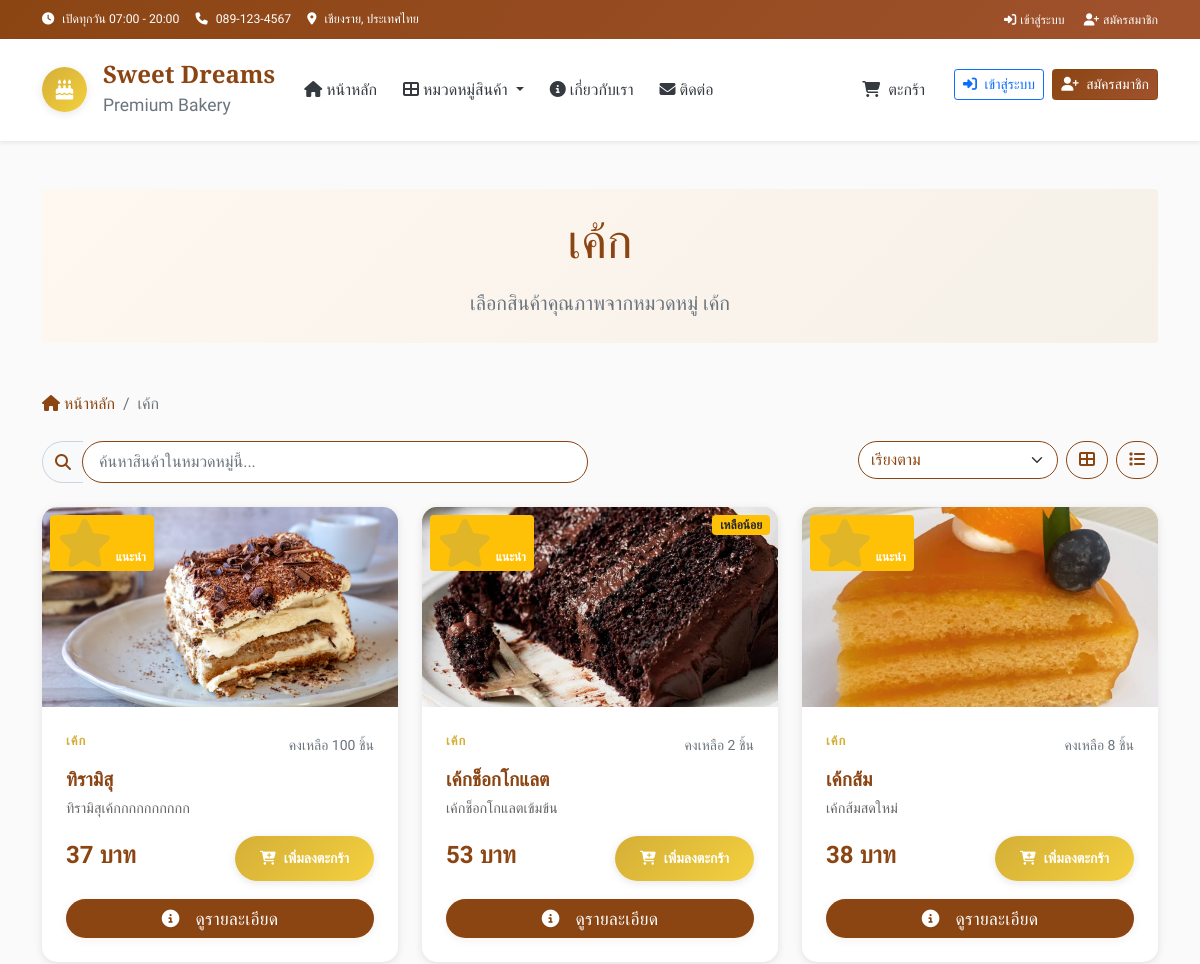
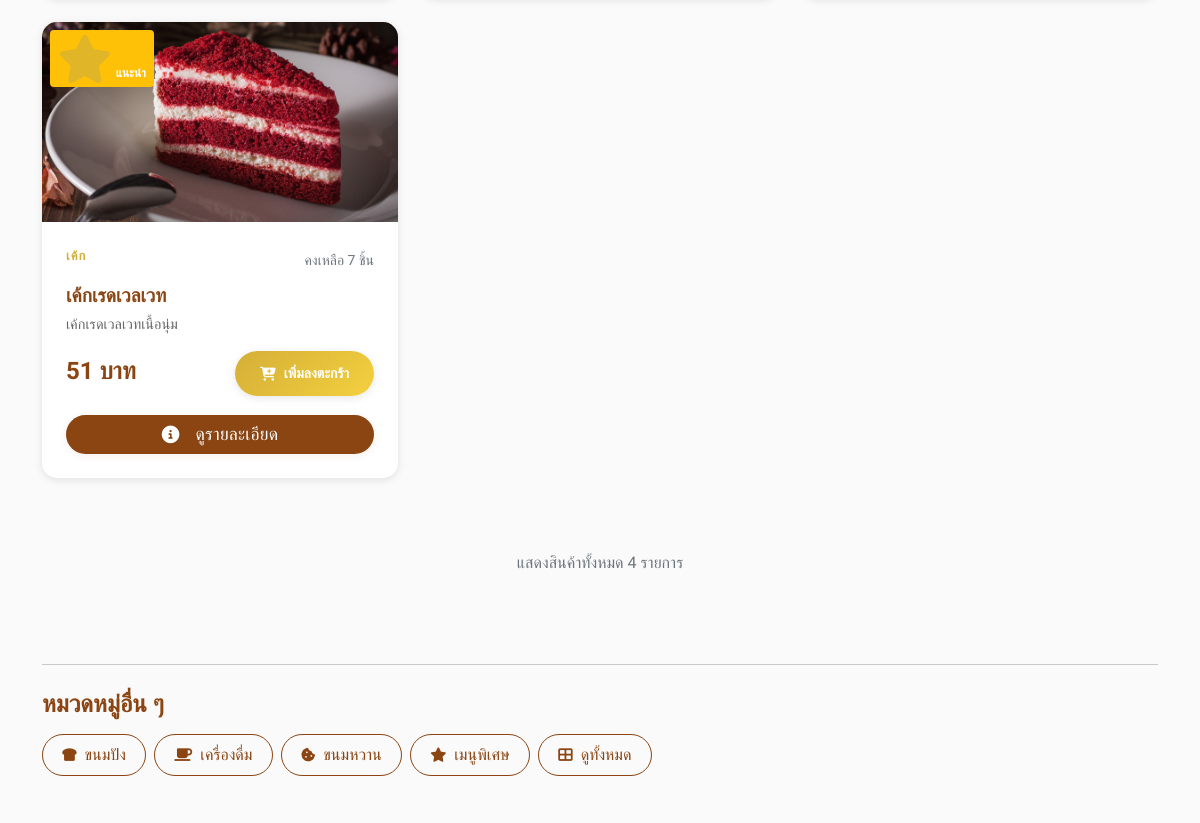
Before: /category/1 (upper part) with the older database file (2 pictures, top to bottom).
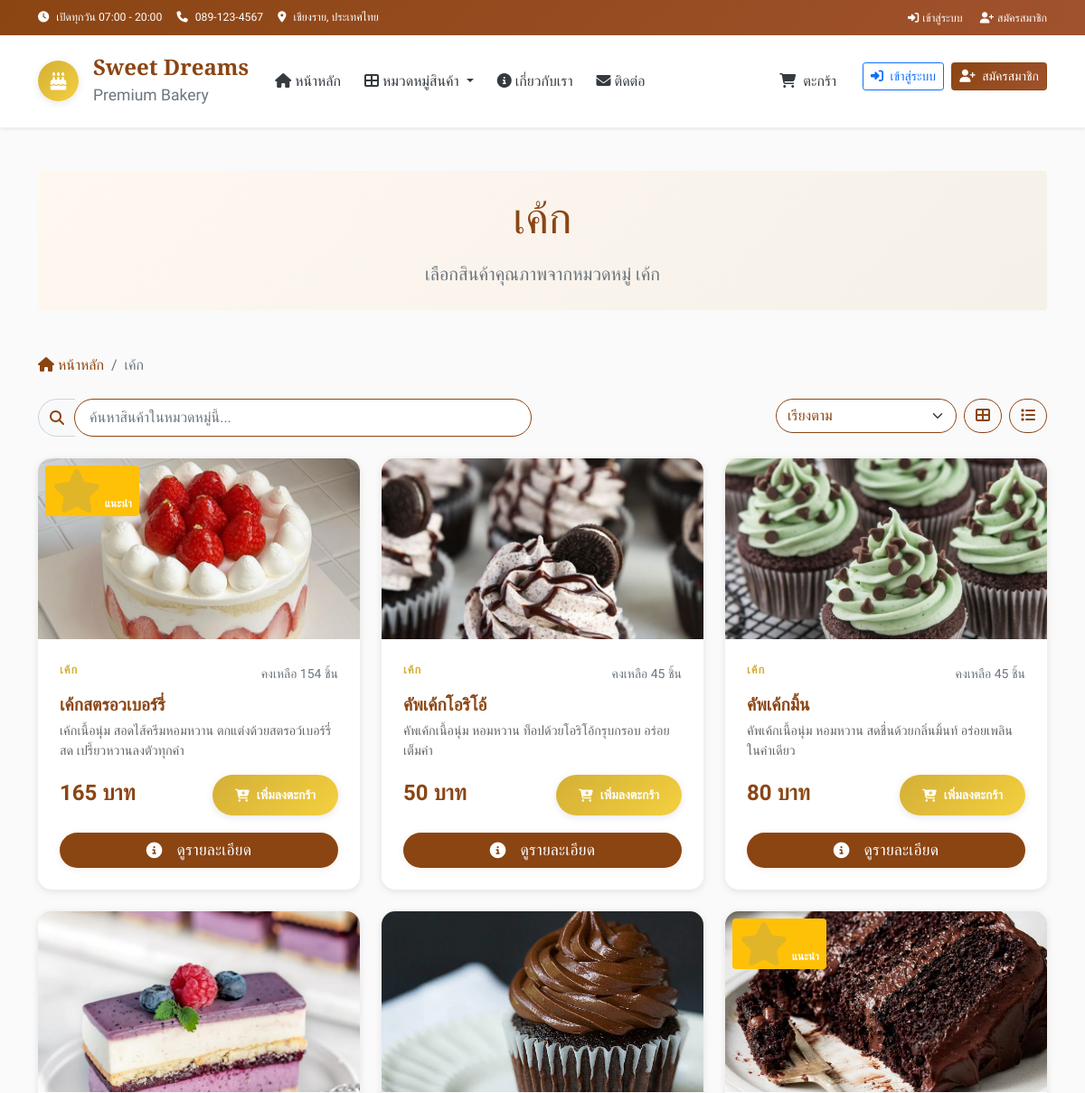
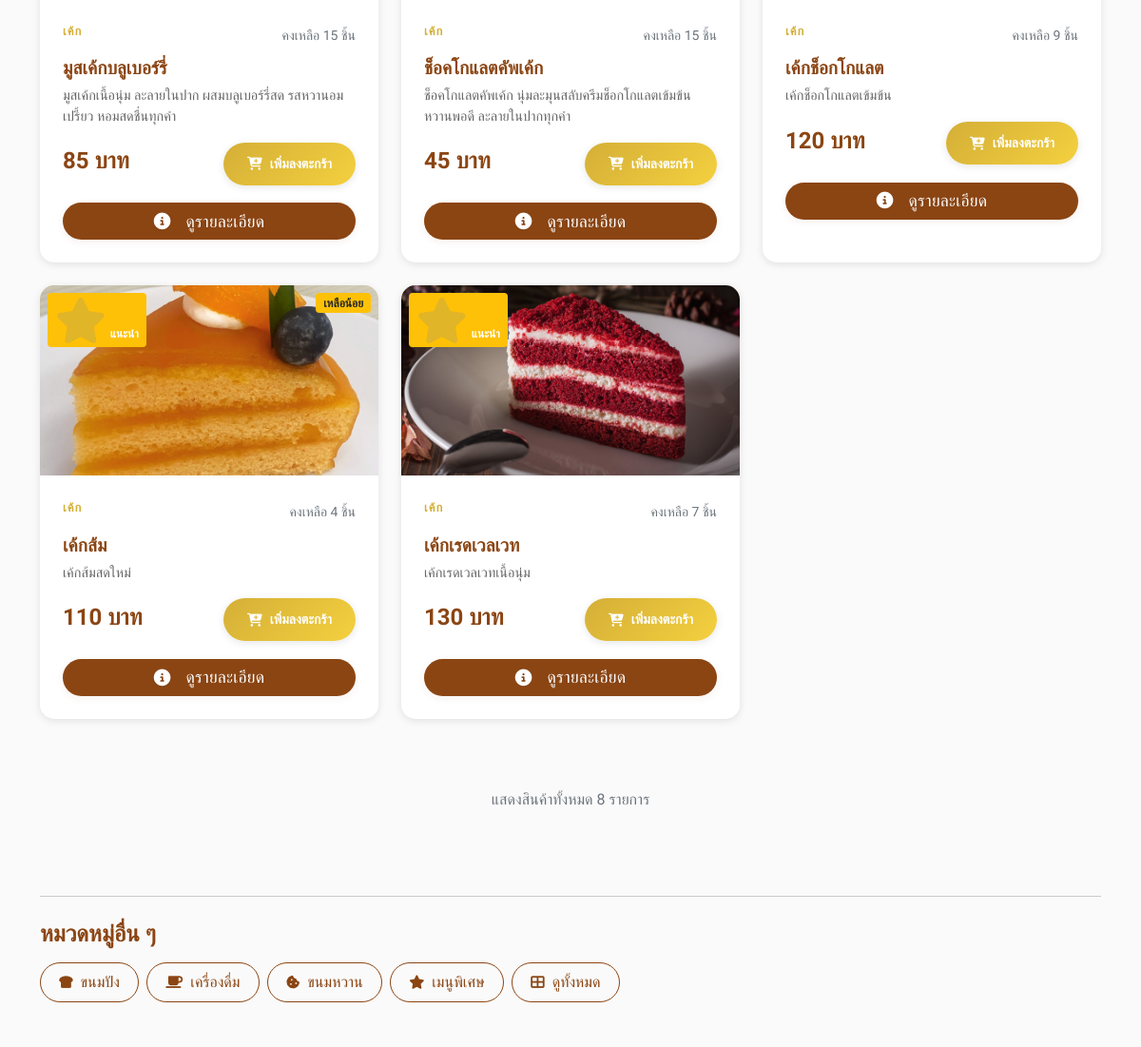
After: the same page with the newer database file (2 pictures, top to bottom).
### tables this page shows
CREATE TABLE categories (
        id INTEGER PRIMARY KEY AUTOINCREMENT,
        name TEXT UNIQUE NOT NULL,
        name_en TEXT,
        icon TEXT,
        description TEXT,
        display_order INTEGER DEFAULT 0
    );

CREATE TABLE products (
        id INTEGER PRIMARY KEY AUTOINCREMENT,
        name TEXT NOT NULL,
        name_en TEXT,
        description TEXT,
        price DECIMAL(10,2) NOT NULL,
        image TEXT,
        category_id INTEGER,
        is_available BOOLEAN DEFAULT 1,
        is_featured BOOLEAN DEFAULT 0,
        stock_quantity INTEGER DEFAULT 0,
        created_at TIMESTAMP DEFAULT CURRENT_TIMESTAMP,
        FOREIGN KEY (category_id) REFERENCES categories (id)
    );

### app.py (the view)
@app.route('/category/<int:category_id>')
def category_by_id(category_id):
    categories = get_categories()
    products = get_products_by_category(category_id)
    category_name = None
    for cat in categories:
        if cat['id'] == category_id:
            category_name = cat['name']
            break
    if not category_name:
        flash('ไม่พบหมวดหมู่ที่ต้องการ')
        return redirect(url_for('index'))
    return render_template('category.html',
                         products=products,
                         category_name=category_name)

### templates/category.html (shortened to what this page needs)
{% extends "layout.html" %}
{% block content %}
<div class="container py-5">
    <div class="row mb-5">
        <div class="col-12">
            <div class="bg-gradient-light rounded p-4 text-center">
                <h1 class="display-5 mb-3">{{ category_name }}</h1>
                <p class="lead text-muted mb-0">เลือกสินค้าคุณภาพจากหมวดหมู่ {{ category_name }}</p>
            </div>
        </div>
    </div>
    <nav aria-label="breadcrumb" class="mb-4">
        <ol class="breadcrumb">
            <li class="breadcrumb-item">
                <a href="{{ url_for('index') }}" class="text-decoration-none">
                    <i class="fas fa-home me-1"></i>หน้าหลัก
                </a>
            </li>
            <li class="breadcrumb-item active">{{ category_name }}</li>
        </ol>
    </nav>
    <div class="row mb-4">
        <div class="col-lg-6">
            <div class="input-group">
                <span class="input-group-text">
                    <i class="fas fa-search"></i>
                </span>
                <input type="text" class="form-control" id="search-products"
                       placeholder="ค้นหาสินค้าในหมวดหมู่นี้...">
            </div>
        </div>
        <div class="col-lg-6 mt-3 mt-lg-0">
            <div class="d-flex gap-2 justify-content-lg-end">
                <select class="form-select" id="sort-products" style="max-width: 200px;">
                    <option value="default">เรียงตาม</option>
                </select>
                <button class="btn btn-outline-primary" id="view-grid" title="มุมมองตาราง">
                    <i class="fas fa-th-large"></i>
                </button>
                <button class="btn btn-outline-primary" id="view-list" title="มุมมองรายการ">
                    <i class="fas fa-list"></i>
                </button>
            </div>
        </div>
    </div>
    {% if products %}
        <div class="row" id="products-container">
            {% for product in products %}
            <div class="col-lg-4 col-md-6 mb-4 product-item"
                 data-name="{{ product.name }}"
                 data-price="{{ product.price }}">
                <div class="product-card h-100">
                    <div class="product-image position-relative">
                        {% if product.image %}
                            <img src="{{ url_for('static', filename='images/products/' + product.image) }}"
                                 alt="{{ product.name }}"
                                 class="img-fluid"
                                 loading="lazy">
                        {% else %}
                            <i class="fas fa-birthday-cake"></i>
                        {% endif %}
                        {% if product.is_featured %}
                            <span class="badge bg-warning position-absolute top-0 start-0 m-2">
                                <i class="fas fa-star me-1"></i>แนะนำ
                            </span>
                        {% endif %}
                        {% if product.stock_quantity <= 5 and product.stock_quantity > 0 %}
                            <span class="badge bg-warning text-dark position-absolute top-0 end-0 m-2">
                                เหลือน้อย
                            </span>
                        {% endif %}
                    </div>
                    <div class="product-body">
                        <div class="d-flex justify-content-between align-items-center mb-2">
                            <div class="product-category">{{ category_name }}</div>
                            {% if product.stock_quantity > 0 %}
                                <small class="text-muted">คงเหลือ {{ product.stock_quantity }} ชิ้น</small>
                            {% else %}
                                <small class="text-danger">สินค้าหมด</small>
                            {% endif %}
                        </div>
                        <h5 class="product-name">{{ product.name }}</h5>
                        {% if product.description %}
                            <p class="product-description">{{ product.description }}</p>
                        {% endif %}
                        <div class="d-flex justify-content-between align-items-baseline">
                            <div class="product-price">{{ "%.0f"|format(product.price) }} บาท</div>
                            {% if product.stock_quantity > 0 %}
                                <button class="btn btn-custom btn-sm add-to-cart"
                                        data-product-id="{{ product.id }}"
                                        data-product-name="{{ product.name }}"
                                        data-product-price="{{ product.price }}">
                                    <i class="fas fa-cart-plus"></i> เพิ่มลงตะกร้า
                                </button>
                            {% else %}
                                <button class="btn btn-secondary btn-sm" disabled>
                                    <i class="fas fa-times"></i> หมด
                                </button>
                            {% endif %}
                        </div>
                        <div class="d-flex justify-content-center mt-2">
                            <a href="{{ url_for('product_detail', product_id=product.id) }}"
                               class="btn btn-detail-view">
                                <i class="fas fa-info-circle me-2"></i>
                                ดูรายละเอียด
                            </a>
                        </div>
                    </div>
                </div>
            </div>
            {% endfor %}
        </div>
        <div class="row mt-5">
            <div class="col-12 text-center">
                <p class="text-muted">แสดงสินค้าทั้งหมด {{ products|length }} รายการ</p>
            </div>
        </div>
    {% endif %}
    <div class="row mt-5">
        <div class="col-12">
            <hr class="my-4">
            <h4 class="mb-3">หมวดหมู่อื่น ๆ</h4>
            <div class="d-flex flex-wrap gap-2">
                {% for category in categories %}
                    {% if category.name != category_name %}
                    <a href="{{ url_for('category_by_id', category_id=category.id) }}"
                       class="btn btn-outline-primary">
                        <i class="{{ category.icon }} me-1"></i>
                        {{ category.name }}
                    </a>
                    {% endif %}
                {% endfor %}
                <a href="{{ url_for('index') }}#products" class="btn btn-outline-secondary">
                    <i class="fas fa-th-large me-1"></i>
                    ดูทั้งหมด
                </a>
            </div>
        </div>
    </div>
</div>
{% endblock %}

### templates/layout.html (shortened to what this page needs)
<!DOCTYPE html>
<html lang="th" data-bs-theme="light">
<head>
    <link href="https://cdn.jsdelivr.net/npm/bootstrap@5.0.2/dist/css/bootstrap.min.css" rel="stylesheet">
    <link rel="stylesheet" href="https://cdnjs.cloudflare.com/ajax/libs/font-awesome/6.4.0/css/all.min.css">
    <link rel="stylesheet" href="{{ url_for('static', filename='css/main.css') }}">
</head>
<body>
    <header>
        <div class="top-bar bg-primary text-white py-2">
            <div class="container">
                <div class="row align-items-center">
                    <div class="col-md-8">
                        <small class="d-flex align-items-center flex-wrap gap-3">
                            <span><i class="fas fa-clock me-2"></i>เปิดทุกวัน 07:00 - 20:00</span>
                            <span><i class="fas fa-phone me-2"></i>089-123-4567</span>
                            <span><i class="fas fa-map-marker-alt me-2"></i>เชียงราย, ประเทศไทย</span>
                        </small>
                    </div>
                    <div class="col-md-4 text-end">
                        {% if session.get('user_id') %}
                            <small>
                                <i class="fas fa-user me-2"></i>
                                สวัสดี, {{ session.get('full_name') or session.get('username') }}
                            </small>
                        {% else %}
                            <small>
                                <a href="{{ url_for('login') }}" class="text-white text-decoration-none me-3">
                                    <i class="fas fa-sign-in-alt me-1"></i>เข้าสู่ระบบ
                                </a>
                                <a href="{{ url_for('register') }}" class="text-white text-decoration-none">
                                    <i class="fas fa-user-plus me-1"></i>สมัครสมาชิก
                                </a>
                            </small>
                        {% endif %}
                    </div>
                </div>
            </div>
        </div>
    </header>
    <nav class="navbar navbar-expand-lg navbar-light bg-white shadow-sm sticky-top" aria-label="Main navigation">
        <div class="container">
            <a class="navbar-brand d-flex align-items-center" href="{{ url_for('index') }}">
                <div class="logo-container me-3">
                    <div class="logo-circle">
                        <i class="fas fa-birthday-cake" aria-hidden="true"></i>
                    </div>
                </div>
                <div class="brand-info d-none d-md-block">
                    <h4 class="mb-0 brand-name">Sweet Dreams</h4>
                    <small class="text-muted">Premium Bakery</small>
                </div>
            </a>
            <div class="collapse navbar-collapse" id="navbarNav">
                <ul class="navbar-nav me-auto mb-2 mb-lg-0">
                    <li class="nav-item">
                        <a class="nav-link fw-500 {% if request.endpoint == 'index' %}active{% endif %}" href="{{ url_for('index') }}">
                            <i class="fas fa-home me-1"></i>หน้าหลัก
                        </a>
                    </li>
                    <li class="nav-item dropdown">
                        <a class="nav-link dropdown-toggle fw-500" href="#" role="button" data-bs-toggle="dropdown" aria-expanded="false">
                            <i class="fas fa-th-large me-1"></i>หมวดหมู่สินค้า
                        </a>
                    </li>
                    <li class="nav-item">
                        <a class="nav-link fw-500" href="{{ url_for('index') }}#about">
                            <i class="fas fa-info-circle me-1"></i>เกี่ยวกับเรา
                        </a>
                    </li>
                    <li class="nav-item">
                        <a class="nav-link fw-500" href="{{ url_for('index') }}#contact">
                            <i class="fas fa-envelope me-1"></i>ติดต่อ
                        </a>
                    </li>
                </ul>
                <ul class="navbar-nav ms-auto">
                    <li class="nav-item me-3">
                        <a class="nav-link position-relative fw-500 cart-link" href="{{ url_for('cart') }}">
                            <i class="fas fa-shopping-cart me-1"></i>
                            <span class="d-none d-lg-inline">ตะกร้า</span>
                        </a>
                    </li>
                    {% if session.get('user_id') %}
                        <li class="nav-item dropdown">
                            <a class="nav-link dropdown-toggle fw-500" href="#" role="button" data-bs-toggle="dropdown" aria-expanded="false">
                                <i class="fas fa-user me-1"></i>
                                <span class="d-none d-lg-inline">{{ session.get('full_name') or session.get('username') }}</span>
                            </a>
                            <ul class="dropdown-menu dropdown-menu-end shadow-sm border-0">
                                <li>
                                    <a class="dropdown-item" href="{{ url_for('profile') }}">
                                        <i class="fas fa-user me-2"></i> โปรไฟล์
                                    </a>
                                </li>
                                <li>
                                    <a class="dropdown-item" href="{{ url_for('track_order') }}">
                                        <i class="fas fa-truck me-2"></i>ติดตามคำสั่งซื้อ
                                    </a>
                                </li>
                                <li>
                                    <a class="dropdown-item" href="{{ url_for('order_history') }}">
                                        <i class="fas fa-history me-2"></i> ประวัติการสั่งซื้อ
                                    </a>
                                </li>
                                {% if session.get('role') == 'admin' %}
                                <li><hr class="dropdown-divider"></li>
                                <li>
                                    <a class="dropdown-item text-primary" href="{{ url_for('admin') }}">
                                        <i class="fas fa-cog me-2"></i> จัดการสินค้า
                                    </a>
                                </li>
                                <li>
                                    <a class="dropdown-item text-primary" href="{{ url_for('admin_orders') }}">
                                        <i class="fas fa-shopping-cart me-2"></i> จัดการคำสั่งซื้อ
                                    </a>
                                </li>
                                <li>
                                    <a class="dropdown-item text-primary" href="{{ url_for('admin_payments') }}">
                                        <i class="fas fa-money-check-alt me-2"></i> ตรวจสอบการชำระเงิน
                                    </a>
                                </li>
                                <li>
                                    <a class="dropdown-item text-primary" href="{{ url_for('admin_order_history') }}">
                                        <i class="fas fa-history me-2"></i> ประวัติการสั่งซื้อทั้งหมด
                                    </a>
                                </li>
                                {% endif %}
                                <li><hr class="dropdown-divider"></li>
                                <li>
                                    <a class="dropdown-item text-danger" href="{{ url_for('logout') }}">
                                        <i class="fas fa-sign-out-alt me-2"></i> ออกจากระบบ
                                    </a>
                                </li>
                            </ul>
                        </li>
                    {% else %}
                        <li class="nav-item me-2">
                            <a class="btn btn-outline-primary btn-sm" href="{{ url_for('login') }}">
                                <i class="fas fa-sign-in-alt me-1"></i> เข้าสู่ระบบ
                            </a>
                        </li>
                        <li class="nav-item">
                            <a class="btn btn-primary btn-sm" href="{{ url_for('register') }}">
                                <i class="fas fa-user-plus me-1"></i> สมัครสมาชิก
                            </a>
                        </li>
                    {% endif %}
                </ul>
            </div>
        </div>
    </nav>
    <main>
        {% block content %}{% endblock %}
    </main>
</body>
</html>

Changed rows visible on the page:
removed products: image (picture), is_featured True (drawn), {{ category_name }} "เค้ก", stock_quantity "100", name "ทิรามิสุ", description "ทิรามิสุเค้กกกกกกกกกก", price "37"
removed products: image (picture), is_featured True (drawn), shows "เหลือน้อย", {{ category_name }} "เค้ก", stock_quantity "2", name "เค้กช็อกโกแลต", description "เค้กช็อกโกแลตเข้มข้น", price "53"
removed products: image (picture), is_featured True (drawn), {{ category_name }} "เค้ก", stock_quantity "8", name "เค้กส้ม", description "เค้กส้มสดใหม่", price "38"
added products: image (picture), is_featured True (drawn), {{ category_name }} "เค้ก", stock_quantity "154", name "เค้กสตรอวเบอร์รี่", description "เค้กเนื้อนุ่ม สอดไส้ครีมหอมหวาน ตกแต่งด้วยสตรอว์เบอร์รี่สด เปรี้ยวหวานลงตัวทุกคำ", price "165"
added products: image (picture), {{ category_name }} "เค้ก", stock_quantity "45", name "คัพเค้กโอริโอ้", description "คัพเค้กเนื้อนุ่ม หอมหวาน ท็อปด้วยโอริโอ้กรุบกรอบ อร่อยเต็มคำ", price "50"
added products: image (picture), {{ category_name }} "เค้ก", stock_quantity "45", name "คัพเค้กมิ้น", description "คัพเค้กเนื้อนุ่ม หอมหวาน สดชื่นด้วยกลิ่นมิ้นท์ อร่อยเพลินในคำเดียว", price "80"
added products: image (picture), {{ category_name }} "เค้ก", stock_quantity "15", name "มูสเค้กบลูเบอร์รี่", description "มูสเค้กเนื้อนุ่ม ละลายในปาก ผสมบลูเบอร์รี่สด รสหวานอมเปรี้ยว หอมสดชื่นทุกคำ", price "85"
now on this page (row edited): products: image (picture), {{ category_name }} "เค้ก", stock_quantity "15", name "ช็อคโกแลตคัพเค้ก", description "ช็อคโกแลตคัพเค้ก นุ่มละมุนสลับครีมช็อกโกแลตเข้มข้น หวานพอดี ละลายในปากทุกคำ", price "45"
added products: image (picture), is_featured True (drawn), {{ category_name }} "เค้ก", stock_quantity "9", name "เค้กช็อกโกแลต", description "เค้กช็อกโกแลตเข้มข้น", price "120"
added products: image (picture), is_featured True (drawn), shows "เหลือน้อย", {{ category_name }} "เค้ก", stock_quantity "4", name "เค้กส้ม", description "เค้กส้มสดใหม่", price "110"
changed products "เค้กเรดเวลเวท": price "51" → "130"
Other visible differences:
{{ products|length }}: "4" → "8"
